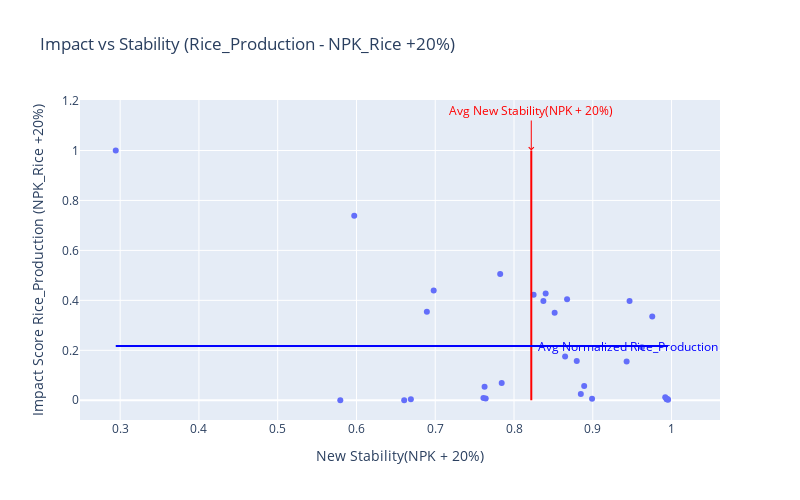
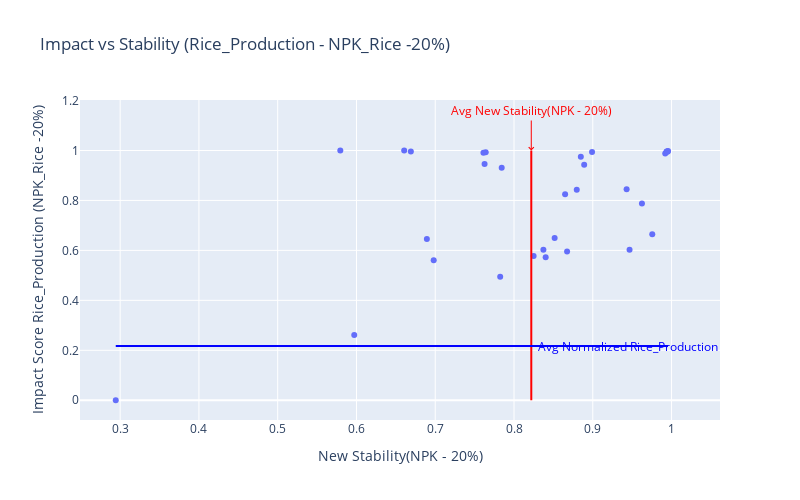

Source (notebook cell) for these figures, in order:
### Code cell
from bokeh.models import Span, Label
from bokeh.plotting import figure, show, output_notebook
from bokeh.models.sources import ColumnDataSource
from bokeh.models.tools import HoverTool
import statsmodels.api as sm
from sklearn.preprocessing import MinMaxScaler
import plotly.express as px

def calc_and_vis_impact_stability_1D(G, existing_data, adjacency_file, base_column, capability_vector, intervention, dim):
    filtered_df = df[(df[capability_vector] != 0) & (~df[capability_vector].isnull())]
    # df['temp'] = df[base_column]*df[capability_vector]
    X = sm.add_constant(df[base_column])
    y = df[capability_vector]
    model = sm.OLS(y, X).fit()
    
    m, c = model.params[base_column], model.params['const']
    print(m,c)
    base_column_increase = (1 + intervention/100) * df[base_column]
    base_column_decrease = (1 - intervention/100) * df[base_column]

    new_vector_increase = m * base_column_increase + c
    new_vector_decrease = m * base_column_decrease + c
    
    vector_plus = new_vector_increase - m * df[base_column] - c  
    vector_minus = new_vector_decrease - m * df[base_column] - c

    scaler = MinMaxScaler()
    normalized_change_increase_vector = scaler.fit_transform(vector_plus.values.reshape(-1, 1))
    normalized_change_decrease_vector = scaler.fit_transform(vector_minus.values.reshape(-1, 1))
    normalized_new_increase_vector = scaler.fit_transform(new_vector_increase.values.reshape(-1, 1))
    normalized_new_decrease_vector = scaler.fit_transform(new_vector_decrease.values.reshape(-1, 1))

    result_df = pd.DataFrame({
        f'{capability_vector} ({base_column} +{intervention}%)': new_vector_increase,
        f'{capability_vector} ({base_column} -{intervention}%)': new_vector_decrease,
        f'Normalized {capability_vector} ({base_column} +{intervention}%)': normalized_new_increase_vector.flatten(),
        f'Normalized {capability_vector} ({base_column} -{intervention}%)': normalized_new_decrease_vector.flatten(),
        f'Impact Score {capability_vector} ({base_column} +{intervention}%)': normalized_change_increase_vector.flatten(),
        f'Impact Score {capability_vector} ({base_column} -{intervention}%)': normalized_change_decrease_vector.flatten(),
    })
    
    # Merge Columns
    for column in result_df.columns:
        existing_data[column] = result_df[column]

    # Calculate Stability and add to DataFrame
    columns_to_pass = [f"Normalized {capability_vector} ({base_column} {'+' if intervention >= 0 else '-'}{abs(intervention)}%)"]
    stability_column, stability_column_name = calculate_and_map_stability(G, existing_data.copy(), adjacency_file, columns_to_pass, intervention, dim)

    existing_data[stability_column_name] = stability_column

    # Calculate Stability for the opposite intervention and add to DataFrame
    opposite_intervention = -intervention
    columns_to_pass_opposite = [f"Normalized {capability_vector} ({base_column} {'+' if opposite_intervention >= 0 else '-'}{abs(opposite_intervention)}%)"]
    stability_column_opposite, stability_column_name_opposite = calculate_and_map_stability(G, existing_data.copy(), adjacency_file, columns_to_pass_opposite, opposite_intervention, dim)

    existing_data[stability_column_name_opposite] = stability_column_opposite

    columns_to_pass = [f"Normalized {capability_vector} ({base_column} {'+' if intervention >= 0 else '-'}{abs(intervention)}%)"]
    stability_column, stability_column_name = calculate_and_map_stability(G, existing_data.copy(), adjacency_file, columns_to_pass, intervention, dim)

    existing_data[stability_column_name] = stability_column

    # Calculate Stability for the opposite intervention and add to DataFrame
    opposite_intervention = -intervention
    columns_to_pass_opposite = [f"Normalized {capability_vector} ({base_column} {'+' if opposite_intervention >= 0 else '-'}{abs(opposite_intervention)}%)"]
    stability_column_opposite, stability_column_name_opposite = calculate_and_map_stability(G, existing_data.copy(), adjacency_file, columns_to_pass_opposite, opposite_intervention, dim)

    existing_data[stability_column_name_opposite] = stability_column_opposite

    # Visualize with Plotly for +intervention
    fig_increase = px.scatter(existing_data,
                              x=stability_column_name,
                              y=f'Impact Score {capability_vector} ({base_column} +{intervention}%)',
                              title=f'Impact vs Stability ({capability_vector} - {base_column} +{intervention}%)',
                              labels={'x': f'Stability ({base_column} +{intervention}%)', 'y': f'Impact ({capability_vector})'},
                              size_max=8,
                              width=800,
                              height=500)
    
    fig_increase.update_traces(hoverlabel=dict(bgcolor='grey', font=dict(color='white')))

    # Calculate average values from the DataFrame for +intervention
    avg_x_increase = existing_data[stability_column_name].mean()
    avg_y_increase = existing_data[f'Normalized {capability_vector} ({base_column} +{intervention}%)'].mean()

    # Add average lines for +intervention
    fig_increase.add_shape(
        type='line',
        x0=avg_x_increase,
        x1=avg_x_increase,
        y0=fig_increase.data[0].y.min(),
        y1=fig_increase.data[0].y.max(),
        line=dict(color='red', width=2)
    )
    fig_increase.add_shape(
        type='line',
        x0=fig_increase.data[0].x.min(),
        x1=fig_increase.data[0].x.max(),
        y0=avg_y_increase,
        y1=avg_y_increase,
        line=dict(color='blue', width=2)
    )

    # Add labels for average lines for +intervention
    fig_increase.add_annotation(
        x=avg_x_increase,
        y=fig_increase.data[0].y.max(),
        text=f'Avg {stability_column_name}',
        showarrow=True,
        arrowhead=4,
        arrowcolor='red',
        ax=0,
        ay=-40,
        font=dict(color='red')
    )
    fig_increase.add_annotation(
        x=fig_increase.data[0].x.max(),
        y=avg_y_increase,
        text=f'Avg Normalized {capability_vector}',
        showarrow=True,
        arrowhead=4,
        arrowcolor='blue',
        ax=-40,
        ay=0,
        font=dict(color='blue')
    )

    # Add tooltips for +intervention
    fig_increase.update_traces(hoverinfo='text+name',
                               hovertext=["District: " + str(d) +
                                          f"<br>Impact ({capability_vector}): {y} <br>Stability ({base_column} +{intervention}%): {x}"
                                          for x, y, d in zip(fig_increase.data[0].x, fig_increase.data[0].y, existing_data['District'])])

    # Visualize with Plotly for -intervention
    fig_decrease = px.scatter(existing_data,
                              x=stability_column_name_opposite,
                              y=f'Impact Score {capability_vector} ({base_column} -{intervention}%)',
                              title=f'Impact vs Stability ({capability_vector} - {base_column} -{intervention}%)',
                              labels={'x': f'Stability ({base_column} -{intervention}%)', 'y': f'Impact ({capability_vector})'},
                              size_max=8,
                              width=800,
                              height=500)

    # Calculate average values from the DataFrame for -intervention
    avg_x_decrease = existing_data[stability_column_name_opposite].mean()
    avg_y_decrease = existing_data[f'Normalized {capability_vector} ({base_column} -{intervention}%)'].mean()

    # Add average lines for -intervention
    fig_decrease.add_shape(
        type='line',
        x0=avg_x_decrease,
        x1=avg_x_decrease,
        y0=fig_decrease.data[0].y.min(),
        y1=fig_decrease.data[0].y.max(),
        line=dict(color='red', width=2)
    )
    fig_decrease.add_shape(
        type='line',
        x0=fig_decrease.data[0].x.min(),
        x1=fig_decrease.data[0].x.max(),
        y0=avg_y_decrease,
        y1=avg_y_decrease,
        line=dict(color='blue', width=2)
    )

    # Add labels for average lines for -intervention
    fig_decrease.add_annotation(
        x=avg_x_decrease,
        y=fig_decrease.data[0].y.max(),
        text=f'Avg {stability_column_name_opposite}',
        showarrow=True,
        arrowhead=4,
        arrowcolor='red',
        ax=0,
        ay=-40,
        font=dict(color='red')
    )
    fig_decrease.add_annotation(
        x=fig_decrease.data[0].x.max(),
        y=avg_y_decrease,
        text=f'Avg Normalized {capability_vector}',
        showarrow=True,
        arrowhead=4,
        arrowcolor='blue',
        ax=-40,
        ay=0,
        font=dict(color='blue')
    )

    # Add tooltips for -intervention
    fig_decrease.update_traces(hoverinfo='text+name',
                               hovertext=["District: " + str(d) +
                                          f"<br>Impact ({capability_vector}): {y} <br>Stability ({base_column} -{intervention}%): {x}"
                                          for x, y, d in zip(fig_decrease.data[0].x, fig_decrease.data[0].y, existing_data['District'])])

    # Show the plots
    fig_increase.show()
    fig_decrease.show()

    return existing_data

base_Column = "NPK_Rice"
CapabilityVector = "Rice_Production"
adjacency_file = 'Karnataka_District_Adjacency_File - Copy.xlsx'
change_percentage = 20
inter = [10,20]
dim = 1

# Call the function and get the handles for the two plots
new_data_r = calc_and_vis_impact_stability_1D(G, existing_data.copy(), adjacency_file, base_Column, CapabilityVector, change_percentage, dim)

# Display the resulting DataFrame
new_data_r.head()

### Figure 1 — Plotly figure (JSON) as saved in the notebook; plotly's stock layout.template omitted (floating-point values rounded to 4 significant figures)
{"data": [{"hoverinfo": "text+name", "hoverlabel": {"bgcolor": "grey", "font": {"color": "white"}}, "hovertemplate": "New Stability(NPK + 20%)=%{x}<br>Impact Score Rice_Production (NPK_Rice +20%)=%{y}<extra></extra>", "hovertext": ["District: BENGALURU<br>Impact (Rice_Production): 0.012076935988928093 <br>Stability (NPK_Rice +20%): 0.9919874718854798", "District: BENGALURU(R)<br>Impact (Rice_Production): 0.003820326978666442 <br>Stability (NPK_Rice +20%): 0.993698959035962", "District: RAMANAGARA<br>Impact (Rice_Production): 0.005969831499835064 <br>Stability (NPK_Rice +20%): 0.8990715054820381", "District: CHITRADURGA<br>Impact (Rice_Production): 0.0041830008010748446 <br>Stability (NPK_Rice +20%): 0.6690370197459344", "District: DAVANAGERE<br>Impact (Rice_Production): 0.5056705232949983 <br>Stability (NPK_Rice +20%): 0.782454878935344", "District: KOLAR<br>Impact (Rice_Production): 0.002403065144722034 <br>Stability (NPK_Rice +20%): 0.9954979876491072", "District: CHIKKABALLAPURA<br>Impact (Rice_Production): 0.0048179695192497735 <br>Stability (NPK_Rice +20%): 0.9942971596245245", "District: SHIVAMOGGA<br>Impact (Rice_Production): 0.4227312630545702 <br>Stability (NPK_Rice +20%): 0.824879204083306", "District: TUMAKURU<br>Impact (Rice_Production): 0.025339037560787536 <br>Stability (NPK_Rice +20%): 0.8848293092806481", "District: CHIKKAMAGALURU<br>Impact (Rice_Production): 0.3504781472551934 <br>Stability (NPK_Rice +20%): 0.8515821296319932", "District: DAKSHINA KANNADA<br>Impact (Rice_Production): 0.21216784805709432 <br>Stability (NPK_Rice +20%): 0.9624083138357865", "District: UDUPI<br>Impact (Rice_Production): 0.06953064939007456 <br>Stability (NPK_Rice +20%): 0.7843725321377055", "District: HASSAN<br>Impact (Rice_Production): 0.1747996160517063 <br>Stability (NPK_Rice +20%): 0.8648676661941146", "District: KODAGU<br>Impact (Rice_Production): 0.4042297241882561 <br>Stability (NPK_Rice +20%): 0.8673853425910003", "District: MANDYA<br>Impact (Rice_Production): 0.43949920585525054 <br>Stability (NPK_Rice +20%): 0.6980492631540796", "District: MYSURU<br>Impact (Rice_Production): 0.4278777362289692 <br>Stability (NPK_Rice +20%): 0.8401934312211723", "District: CHAMARAJANAGAR<br>Impact (Rice_Production): 0.05375612370535234 <br>Stability (NPK_Rice +20%): 0.7626405325106673", "District: BELAGAVI<br>Impact (Rice_Production): 0.3545628586811712 <br>Stability (NPK_Rice +20%): 0.6893538124251637", "District: VIJAYAPURA<br>Impact (Rice_Production): 1.9008695464946962e-06 <br>Stability (NPK_Rice +20%): 0.5794676150285404", "District: BAGALKOT<br>Impact (Rice_Production): 0.0 <br>Stability (NPK_Rice +20%): 0.6605814173303716", "District: DHARAWAD<br>Impact (Rice_Production): 0.05751766127526866 <br>Stability (NPK_Rice +20%): 0.8890815469816371", "District: GADAG<br>Impact (Rice_Production): 0.006808582744240871 <br>Stability (NPK_Rice +20%): 0.7640714265612635", "District: HAVERI<br>Impact (Rice_Production): 0.1571178051064961 <br>Stability (NPK_Rice +20%): 0.8796570282241505", "District: UTTARA KANNADA<br>Impact (Rice_Production): 0.15525521064261827 <br>Stability (NPK_Rice +20%): 0.9429631631411021", "District: BALLARI<br>Impact (Rice_Production): 0.39712379966557726 <br>Stability (NPK_Rice +20%): 0.9466787546914426", "District: BIDAR<br>Impact (Rice_Production): 0.004156453021600729 <br>Stability (NPK_Rice +20%): 0.9951991138425997", "District: KALABURAGI<br>Impact (Rice_Production): 0.008957339179000967 <br>Stability (NPK_Rice +20%): 0.7611874774336658", "District: YADGIRI<br>Impact (Rice_Production): 0.7391512313448585 <br>Stability (NPK_Rice +20%): 0.5971685153379905", "District: RAICHUR<br>Impact (Rice_Production): 1.0000000000000002 <br>Stability (NPK_Rice +20%): 0.2943993005866332", "District: KOPPAL<br>Impact (Rice_Production): 0.33571957105318334 <br>Stability (NPK_Rice +20%): 0.9755094150713909", "District: Vijayanagara<br>Impact (Rice_Production): 0.39711839749914524 <br>Stability (NPK_Rice +20%): 0.8373188162784501"], "legendgroup": "", "marker": {"color": "#636efa", "symbol": "circle"}, "mode": "markers", "name": "", "orientation": "v", "showlegend": false, "type": "scatter", "x": [0.992, 0.9937, 0.8991, 0.669, 0.7825, 0.9955, 0.9943, 0.8249, 0.8848, 0.8516, 0.9624, 0.7844, 0.8649, 0.8674, 0.698, 0.8402, 0.7626, 0.6894, 0.5795, 0.6606, 0.8891, 0.7641, 0.8797, 0.943, 0.9467, 0.9952, 0.7612, 0.5972, 0.2944, 0.9755, 0.8373], "xaxis": "x", "y": [0.01208, 0.00382, 0.00597, 0.004183, 0.5057, 0.002403, 0.004818, 0.4227, 0.02534, 0.3505, 0.2122, 0.06953, 0.1748, 0.4042, 0.4395, 0.4279, 0.05376, 0.3546, 1.901e-06, 0, 0.05752, 0.006809, 0.1571, 0.1553, 0.3971, 0.004156, 0.008957, 0.7392, 1.0, 0.3357, 0.3971], "yaxis": "y"}], "layout": {"annotations": [{"arrowcolor": "red", "arrowhead": 4, "ax": 0, "ay": -40, "font": {"color": "red"}, "showarrow": true, "text": "Avg New Stability(NPK + 20%)", "x": 0.8219, "y": 1.0}, {"arrowcolor": "blue", "arrowhead": 4, "ax": -40, "ay": 0, "font": {"color": "blue"}, "showarrow": true, "text": "Avg Normalized Rice_Production", "x": 0.9955, "y": 0.2172}], "height": 500, "legend": {"tracegroupgap": 0}, "shapes": [{"line": {"color": "red", "width": 2}, "type": "line", "x0": 0.8219, "x1": 0.8219, "y0": 0, "y1": 1.0}, {"line": {"color": "blue", "width": 2}, "type": "line", "x0": 0.2944, "x1": 0.9955, "y0": 0.2172, "y1": 0.2172}], "title": {"text": "Impact vs Stability (Rice_Production - NPK_Rice +20%)"}, "width": 800, "xaxis": {"anchor": "y", "domain": [0, 1], "title": {"text": "New Stability(NPK + 20%)"}}, "yaxis": {"anchor": "x", "domain": [0, 1], "title": {"text": "Impact Score Rice_Production (NPK_Rice +20%)"}}}}

### Figure 2 — Plotly figure (JSON) as saved in the notebook; plotly's stock layout.template omitted (floating-point values rounded to 4 significant figures)
{"data": [{"hoverinfo": "text+name", "hovertemplate": "New Stability(NPK - 20%)=%{x}<br>Impact Score Rice_Production (NPK_Rice -20%)=%{y}<extra></extra>", "hovertext": ["District: BENGALURU<br>Impact (Rice_Production): 0.9879230640110718 <br>Stability (NPK_Rice -20%): 0.9919874718854798", "District: BENGALURU(R)<br>Impact (Rice_Production): 0.9961796730213335 <br>Stability (NPK_Rice -20%): 0.993698959035962", "District: RAMANAGARA<br>Impact (Rice_Production): 0.9940301685001649 <br>Stability (NPK_Rice -20%): 0.899071505482038", "District: CHITRADURGA<br>Impact (Rice_Production): 0.9958169991989251 <br>Stability (NPK_Rice -20%): 0.6690370197459343", "District: DAVANAGERE<br>Impact (Rice_Production): 0.4943294767050015 <br>Stability (NPK_Rice -20%): 0.7824548789353439", "District: KOLAR<br>Impact (Rice_Production): 0.9975969348552779 <br>Stability (NPK_Rice -20%): 0.9954979876491072", "District: CHIKKABALLAPURA<br>Impact (Rice_Production): 0.9951820304807502 <br>Stability (NPK_Rice -20%): 0.9942971596245245", "District: SHIVAMOGGA<br>Impact (Rice_Production): 0.5772687369454301 <br>Stability (NPK_Rice -20%): 0.824879204083306", "District: TUMAKURU<br>Impact (Rice_Production): 0.9746609624392124 <br>Stability (NPK_Rice -20%): 0.8848293092806481", "District: CHIKKAMAGALURU<br>Impact (Rice_Production): 0.6495218527448069 <br>Stability (NPK_Rice -20%): 0.8515821296319932", "District: DAKSHINA KANNADA<br>Impact (Rice_Production): 0.7878321519429059 <br>Stability (NPK_Rice -20%): 0.9624083138357864", "District: UDUPI<br>Impact (Rice_Production): 0.9304693506099253 <br>Stability (NPK_Rice -20%): 0.7843725321377055", "District: HASSAN<br>Impact (Rice_Production): 0.8252003839482934 <br>Stability (NPK_Rice -20%): 0.8648676661941146", "District: KODAGU<br>Impact (Rice_Production): 0.595770275811744 <br>Stability (NPK_Rice -20%): 0.8673853425910002", "District: MANDYA<br>Impact (Rice_Production): 0.5605007941447497 <br>Stability (NPK_Rice -20%): 0.6980492631540794", "District: MYSURU<br>Impact (Rice_Production): 0.5721222637710311 <br>Stability (NPK_Rice -20%): 0.8401934312211723", "District: CHAMARAJANAGAR<br>Impact (Rice_Production): 0.9462438762946476 <br>Stability (NPK_Rice -20%): 0.7626405325106673", "District: BELAGAVI<br>Impact (Rice_Production): 0.6454371413188291 <br>Stability (NPK_Rice -20%): 0.6893538124251637", "District: VIJAYAPURA<br>Impact (Rice_Production): 0.9999980991304535 <br>Stability (NPK_Rice -20%): 0.5794676150285403", "District: BAGALKOT<br>Impact (Rice_Production): 0.9999999999999999 <br>Stability (NPK_Rice -20%): 0.6605814173303716", "District: DHARAWAD<br>Impact (Rice_Production): 0.9424823387247313 <br>Stability (NPK_Rice -20%): 0.8890815469816371", "District: GADAG<br>Impact (Rice_Production): 0.993191417255759 <br>Stability (NPK_Rice -20%): 0.7640714265612634", "District: HAVERI<br>Impact (Rice_Production): 0.8428821948935039 <br>Stability (NPK_Rice -20%): 0.8796570282241505", "District: UTTARA KANNADA<br>Impact (Rice_Production): 0.8447447893573817 <br>Stability (NPK_Rice -20%): 0.9429631631411021", "District: BALLARI<br>Impact (Rice_Production): 0.602876200334423 <br>Stability (NPK_Rice -20%): 0.9466787546914427", "District: BIDAR<br>Impact (Rice_Production): 0.9958435469783992 <br>Stability (NPK_Rice -20%): 0.9951991138425997", "District: KALABURAGI<br>Impact (Rice_Production): 0.9910426608209989 <br>Stability (NPK_Rice -20%): 0.7611874774336657", "District: YADGIRI<br>Impact (Rice_Production): 0.2608487686551414 <br>Stability (NPK_Rice -20%): 0.5971685153379904", "District: RAICHUR<br>Impact (Rice_Production): 0.0 <br>Stability (NPK_Rice -20%): 0.2943993005866332", "District: KOPPAL<br>Impact (Rice_Production): 0.6642804289468167 <br>Stability (NPK_Rice -20%): 0.975509415071391", "District: Vijayanagara<br>Impact (Rice_Production): 0.6028816025008554 <br>Stability (NPK_Rice -20%): 0.8373188162784501"], "legendgroup": "", "marker": {"color": "#636efa", "symbol": "circle"}, "mode": "markers", "name": "", "orientation": "v", "showlegend": false, "type": "scatter", "x": [0.992, 0.9937, 0.8991, 0.669, 0.7825, 0.9955, 0.9943, 0.8249, 0.8848, 0.8516, 0.9624, 0.7844, 0.8649, 0.8674, 0.698, 0.8402, 0.7626, 0.6894, 0.5795, 0.6606, 0.8891, 0.7641, 0.8797, 0.943, 0.9467, 0.9952, 0.7612, 0.5972, 0.2944, 0.9755, 0.8373], "xaxis": "x", "y": [0.9879, 0.9962, 0.994, 0.9958, 0.4943, 0.9976, 0.9952, 0.5773, 0.9747, 0.6495, 0.7878, 0.9305, 0.8252, 0.5958, 0.5605, 0.5721, 0.9462, 0.6454, 1.0, 1.0, 0.9425, 0.9932, 0.8429, 0.8447, 0.6029, 0.9958, 0.991, 0.2608, 0, 0.6643, 0.6029], "yaxis": "y"}], "layout": {"annotations": [{"arrowcolor": "red", "arrowhead": 4, "ax": 0, "ay": -40, "font": {"color": "red"}, "showarrow": true, "text": "Avg New Stability(NPK - 20%)", "x": 0.8219, "y": 1.0}, {"arrowcolor": "blue", "arrowhead": 4, "ax": -40, "ay": 0, "font": {"color": "blue"}, "showarrow": true, "text": "Avg Normalized Rice_Production", "x": 0.9955, "y": 0.2172}], "height": 500, "legend": {"tracegroupgap": 0}, "shapes": [{"line": {"color": "red", "width": 2}, "type": "line", "x0": 0.8219, "x1": 0.8219, "y0": 0, "y1": 1.0}, {"line": {"color": "blue", "width": 2}, "type": "line", "x0": 0.2944, "x1": 0.9955, "y0": 0.2172, "y1": 0.2172}], "title": {"text": "Impact vs Stability (Rice_Production - NPK_Rice -20%)"}, "width": 800, "xaxis": {"anchor": "y", "domain": [0, 1], "title": {"text": "New Stability(NPK - 20%)"}}, "yaxis": {"anchor": "x", "domain": [0, 1], "title": {"text": "Impact Score Rice_Production (NPK_Rice -20%)"}}}}
